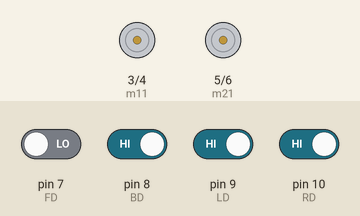
Simulated run of this sketch. Board: Arduino Uno, built with avr-gcc and run on an emulated ATmega328P. Parts: motor-driver pin pairs drawn as motors (green arrow = first pin HIGH = forward, orange = second pin HIGH = backward, longer = more drive). The test bench sets the inputs (shaded band); at power-on: pin 8 (BD), pin 9 (LD), pin 10 (RD) HIGH, pin 7 (FD) LOW.

Above: at 1.2 s.
1.3 s: pin 8 (BD) driven LOW and pin 9 (LD) driven LOW
At 1.7 s:
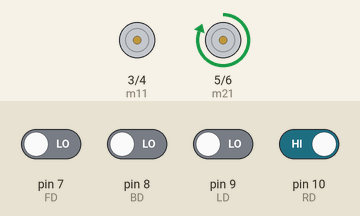
2.8 s: pin 7 (FD) driven HIGH
At 4.0 s:
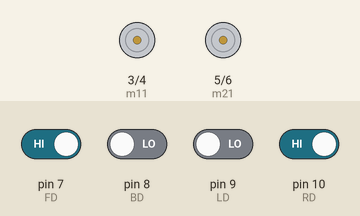
4.3 s: pin 10 (RD) driven LOW
At 5.1 s:
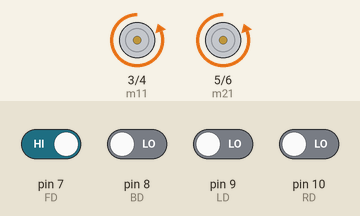
5.8 s: pin 10 (RD) driven HIGH
At 6.3 s:
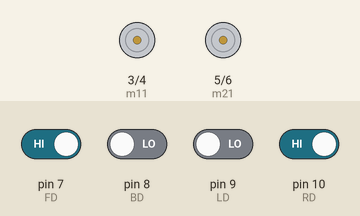
Timing chart, 0 to 8.3 s (numbered marks = the images above; inputs shaded):
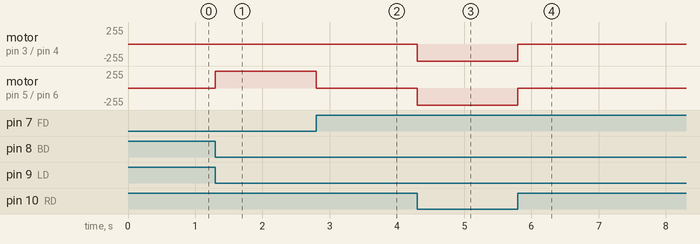

The sketch:

Gesture_controlled_robot_using_rf_module.ino
```cpp
#define FD 7
#define BD 8
#define LD 9
#define RD 10
#define m11 3
#define m12 4
#define m21 5
#define m22 6
void forward()
{
   digitalWrite(m11, HIGH);
   digitalWrite(m12, LOW);
   digitalWrite(m21, HIGH);
   digitalWrite(m22, LOW);
}
void backward()
{
   digitalWrite(m11, LOW);
   digitalWrite(m12, HIGH);
   digitalWrite(m21, LOW);
   digitalWrite(m22, HIGH);
}
void left()
{
   digitalWrite(m11, HIGH);
   digitalWrite(m12, LOW);
   digitalWrite(m21, LOW);
   digitalWrite(m22, LOW);
}
void right()
{
   digitalWrite(m11, LOW);
   digitalWrite(m12, LOW);
   digitalWrite(m21, HIGH);
   digitalWrite(m22, LOW);
}
void Stop()
{
   digitalWrite(m11, LOW);
   digitalWrite(m12, LOW);
   digitalWrite(m21, LOW);
   digitalWrite(m22, LOW);
}
void setup()
{
  pinMode(FD, INPUT);
  pinMode(BD, INPUT);
  pinMode(LD, INPUT);
  pinMode(RD, INPUT);
  pinMode(m11, OUTPUT);
  pinMode(m12, OUTPUT);
  pinMode(m21, OUTPUT);
  pinMode(m22, OUTPUT);
}
void loop()
{
  int temp1=digitalRead(FD);
  int temp2=digitalRead(BD);
  int temp3=digitalRead(LD);
  int temp4=digitalRead(RD);

  if(temp1==1 && temp2==0 && temp3==0 && temp4==0)
  backward();
  else if(temp1==0 && temp2==1 && temp3==0 && temp4==0)
  forward();
  else if(temp1==0 && temp2==0 && temp3==1 && temp4==0)
  left();
  else if(temp1==0 && temp2==0 && temp3==0 && temp4==1)
  right();
  else
  Stop();
}
```

Measured:
- after the input at 1.3 s, motor on pin 5 (m21) / pin 6 (m22): stopped → forward 255/255 at once
- after the input at 2.8 s, motor on pin 5 (m21) / pin 6 (m22): forward 255/255 → stopped at once
- after the input at 4.3 s, motor on pin 3 (m11) / pin 4 (m12), motor on pin 5 (m21) / pin 6 (m22): stopped → backward 255/255 at once
- after the input at 5.8 s, motor on pin 3 (m11) / pin 4 (m12), motor on pin 5 (m21) / pin 6 (m22): backward 255/255 → stopped at once
